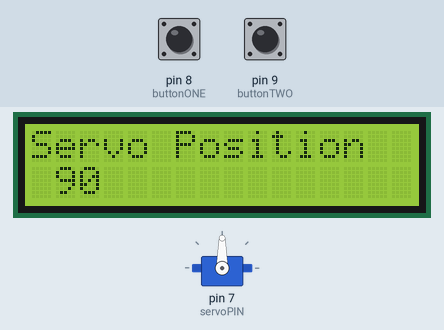
Bench run of a sketch on a simulated Arduino Uno, built with avr-gcc and run on an emulated ATmega328P. Shown: 16×2 character LCD, servo. The test bench sets the inputs (shaded band); at power-on: pin 9 (buttonTWO) LOW, pin 8 (buttonONE) LOW. What the sketch prints to the serial monitor is not drawn.

Above: at 1.2 s.
1.3 s: pin 9 (buttonTWO) pulled HIGH for 1 s
At 3.4 s:
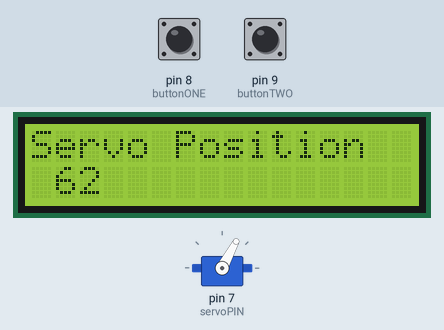
3.8 s: pin 8 (buttonONE) pulled HIGH for 3.2 s
At 7.3 s:
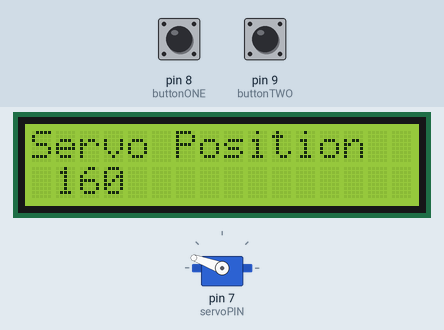
8.5 s: pin 8 (buttonONE) pulled HIGH for 1 s
At 10.2 s:
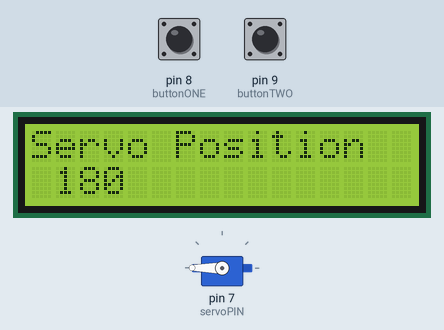
11.0 s: pin 9 (buttonTWO) pulled HIGH for 3.2 s
At 15.1 s:
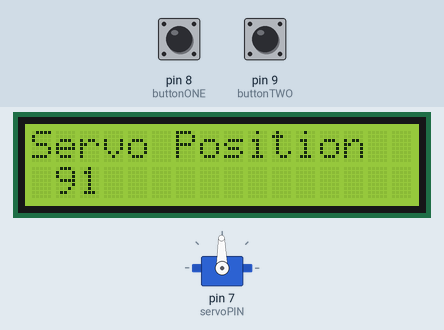
15.7 s: pin 9 (buttonTWO) pulled HIGH for 3.2 s
At 20.3 s:
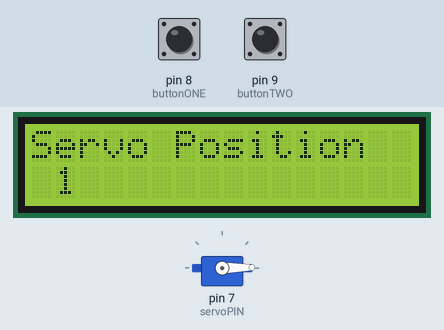
Timing chart, 0 to 21.4 s (numbered marks = the images above; inputs shaded):
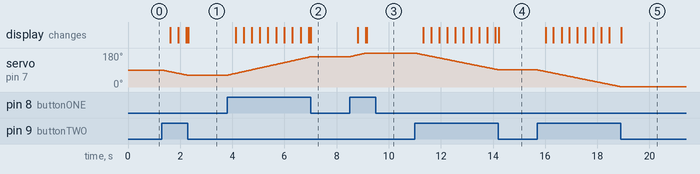

The sketch:

Two_button_servo_movement_final.ino
```cpp
/* Code to move a servo using two push buttons. Motion of the servo will change depending on buttons pushed
 *  most servos need to be powered by external source from arduino
 *
 *  Code written by Sean M. Rogers -2018
 *
 *  adapted from code written by zoomkat
 *  LCD code adapted from https://www.arduino.cc/en/Tutorial/LiquidCrystalDisplay
 *  Basic Servo breadboard setup adapted from https://learn.adafruit.com/adafruit-arduino-lesson-14-servo-motors/if-the-servo-misbehaves
 *  Button usage adapted from https://www.arduino.cc/en/Tutorial/Button
 *
 *  LCD utilized for determining servo position and trouble shooting -- basic 16x2 LCD used
 *
 */

#include <LiquidCrystal.h>
#include <Servo.h>

// LCD pin assignments and setup
const int rs = 12, en = 11, d4 = 5, d5 = 4, d6 = 3, d7 = 2;
LiquidCrystal lcd(rs, en, d4, d5, d6, d7);

// constants won't change throughout code -- used to set pin numbers
const int buttonONE = 8; // push button one pin - connect to ground to move servo
const int buttonTWO = 9; // push button two pin - connect to ground to move servo
const int servoPIN = 7;  // servo pin assignment
Servo servo1;

// variables which are modifiable
int buttonstateONE = 0;    // variable for reading button one state
int buttonstateTWO = 0;    // variable for reading button two state
int pos = 90;              // variable to store and set the servo position

void setup() {
  lcd.begin(16, 2);        // initialize LCD into columns and rows
  Serial.begin(9600);      // initialize serial connection to servo motor
  // initialize push buttons as inputs
  pinMode(buttonONE, INPUT);
  pinMode(buttonTWO, INPUT);
  // initialize LEDs as outputs
  servo1.attach(servoPIN);   // attach servo to designated pin
  servo1.write(pos);  // starting position
  lcd.setCursor(0,0); // force cursor to first line
  lcd.print("Servo Position");
}

void loop() {
  lcd.setCursor(0,0); // force cursor to first line
  lcd.print("Servo Position");
  lcd.setCursor(1,1);
  lcd.print(pos); // print position in degrees on second line
  delay(10);
  buttonstateONE = digitalRead(buttonONE);
  if (buttonstateONE == HIGH) {
    pos=(pos+1); // move servo 1 degree positively
    if(pos>180) pos=180; //limit upper value
    Serial.println(pos); //for serial monitoring debug
    servo1.write(pos); // move servo to position in variable "pos"
    delay(20); // wait 20ms to slow down servo movement
    // decrease delay time to increase servo speed, increase delay to decrease servo speed
  }

  buttonstateTWO = digitalRead(buttonTWO);
  if (buttonstateTWO == HIGH) {
    pos=(pos-1);     // move servo 1 degree negatively
    if(pos<0) pos=0; // lower value limit
    Serial.println(pos); // for serial monitor debug
    servo1.write(pos); // tell servo to move to variable "pos"
    delay(20); // wait 20ms to slow down servo movement
    // decrease delay time to increase servo speed, increase delay to decrease servo speed
    lcd.clear();
    delay(1); // clear display when push button is pressed
  }
}
```

Measured:
- after the input at 1.3 s, servo on pin 7 (servoPIN): moves from 90° to 62° over 0.97 s, starting at once; the display: first changes after 0.32 s (image 1 shows a later state)
- after the input at 3.8 s, servo on pin 7 (servoPIN): moves from 62° to 160° over 3.2 s, starting at once; the display: first changes after 0.33 s (image 2 shows a later state)
- after the input at 8.5 s, servo on pin 7 (servoPIN): moves from 160° to 180° over 0.62 s, starting at once; the display: first changes after 0.32 s (image 3 shows a later state)
- after the input at 11.0 s, servo on pin 7 (servoPIN): moves from 180° to 91° over 3.2 s, starting at once; the display: first changes after 0.32 s (image 4 shows a later state)
- after the input at 15.7 s, servo on pin 7 (servoPIN): moves from 91° to 1° over 3.2 s, starting at once; the display: first changes after 0.32 s (image 5 shows a later state)
